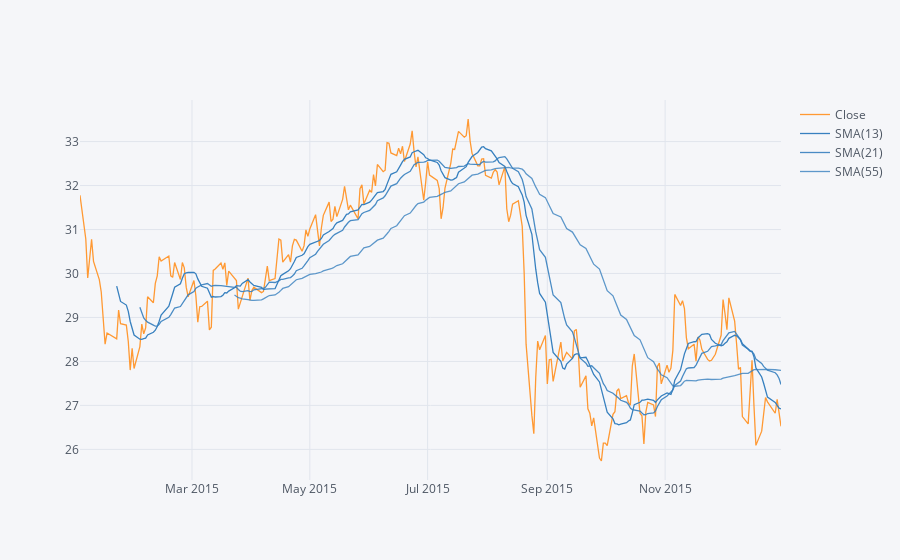

The notebook cell saved with this chart:
### Code cell
#simple moving avg plot of morgan stanleey for the year 2015
MS = MS.sort_index()

MS['Close'].loc['2015-01-01':'2016-01-01'].ta_plot(study='sma',periods=[13,21,55])

### Figure 1 — Plotly figure (JSON) as saved in the notebook; plotly's stock layout.template omitted (floating-point values rounded to 4 significant figures; data arrays with more than 128 entries replaced by an {"elided": "..."} marker saying what was removed)
{"data": [{"line": {"color": "rgba(255, 153, 51, 1.0)", "dash": "solid", "shape": "linear", "width": 1.3}, "mode": "lines", "name": "Close", "text": "", "type": "scatter", "x": {"elided": "252 str values"}, "y": {"elided": "252 float values"}}, {"line": {"color": "rgba(55, 128, 191, 1.0)", "dash": "solid", "shape": "linear", "width": 1.3}, "mode": "lines", "name": "SMA(13)", "text": "", "type": "scatter", "x": {"elided": "252 str values"}, "y": {"elided": "252 mixed values"}}, {"line": {"color": "rgba(55, 128, 191, 0.8999999999999999)", "dash": "solid", "shape": "linear", "width": 1.3}, "mode": "lines", "name": "SMA(21)", "text": "", "type": "scatter", "x": {"elided": "252 str values"}, "y": {"elided": "252 mixed values"}}, {"line": {"color": "rgba(55, 128, 191, 0.7999999999999998)", "dash": "solid", "shape": "linear", "width": 1.3}, "mode": "lines", "name": "SMA(55)", "text": "", "type": "scatter", "x": {"elided": "252 str values"}, "y": {"elided": "252 mixed values"}}], "layout": {"autosize": true, "legend": {"bgcolor": "#F5F6F9", "font": {"color": "#4D5663"}}, "paper_bgcolor": "#F5F6F9", "plot_bgcolor": "#F5F6F9", "title": {"font": {"color": "#4D5663"}}, "xaxis": {"autorange": true, "gridcolor": "#E1E5ED", "range": ["2015-01-02", "2015-12-31"], "showgrid": true, "tickfont": {"color": "#4D5663"}, "title": {"font": {"color": "#4D5663"}, "text": ""}, "type": "date", "zerolinecolor": "#E1E5ED"}, "yaxis": {"autorange": true, "gridcolor": "#E1E5ED", "range": [25.3, 33.95], "showgrid": true, "tickfont": {"color": "#4D5663"}, "title": {"font": {"color": "#4D5663"}, "text": ""}, "type": "linear", "zerolinecolor": "#E1E5ED"}}}
